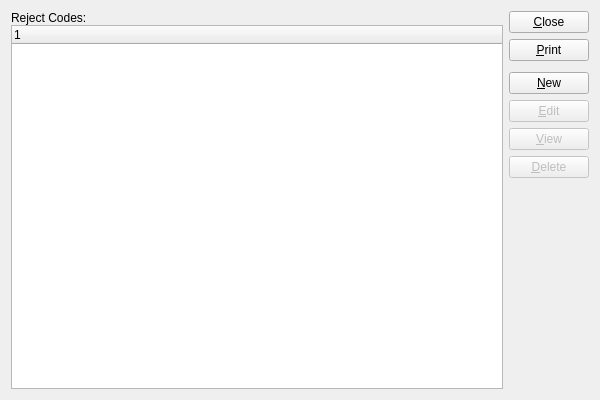
<?xml version="1.0" encoding="UTF-8"?>
<ui version="4.0">
 <comment>This file is part of the xTuple ERP: PostBooks Edition, a free and
open source Enterprise Resource Planning software suite,
Copyright (c) 1999-2019 by OpenMFG LLC, d/b/a xTuple.
It is licensed to you under the Common Public Attribution License
version 1.0, the full text of which (including xTuple-specific Exhibits)
is available at www.xtuple.com/CPAL.  By using this software, you agree
to be bound by its terms.</comment>
 <class>rejectCodes</class>
 <widget class="QWidget" name="rejectCodes">
  <property name="geometry">
   <rect>
    <x>0</x>
    <y>0</y>
    <width>600</width>
    <height>400</height>
   </rect>
  </property>
  <property name="windowTitle">
   <string>List Reject Codes</string>
  </property>
  <layout class="QGridLayout" name="gridLayout">
   <item row="0" column="0">
    <layout class="QVBoxLayout">
     <property name="spacing">
      <number>0</number>
     </property>
     <item>
      <widget class="QLabel" name="_rejectCodeLit">
       <property name="text">
        <string>Reject Codes:</string>
       </property>
      </widget>
     </item>
     <item>
      <widget class="XTreeWidget" name="_rjctcode"/>
     </item>
    </layout>
   </item>
   <item row="0" column="1">
    <layout class="QVBoxLayout" name="verticalLayout">
     <item>
      <widget class="QPushButton" name="_close">
       <property name="text">
        <string>&amp;Close</string>
       </property>
      </widget>
     </item>
     <item>
      <widget class="QPushButton" name="_print">
       <property name="text">
        <string>&amp;Print</string>
       </property>
      </widget>
     </item>
     <item>
      <spacer name="verticalSpacer">
       <property name="orientation">
        <enum>Qt::Vertical</enum>
       </property>
       <property name="sizeType">
        <enum>QSizePolicy::Preferred</enum>
       </property>
       <property name="sizeHint" stdset="0">
        <size>
         <width>20</width>
         <height>5</height>
        </size>
       </property>
      </spacer>
     </item>
     <item>
      <widget class="QPushButton" name="_new">
       <property name="text">
        <string>&amp;New</string>
       </property>
      </widget>
     </item>
     <item>
      <widget class="QPushButton" name="_edit">
       <property name="enabled">
        <bool>false</bool>
       </property>
       <property name="text">
        <string>&amp;Edit</string>
       </property>
      </widget>
     </item>
     <item>
      <widget class="QPushButton" name="_view">
       <property name="enabled">
        <bool>false</bool>
       </property>
       <property name="text">
        <string>&amp;View</string>
       </property>
      </widget>
     </item>
     <item>
      <widget class="QPushButton" name="_delete">
       <property name="enabled">
        <bool>false</bool>
       </property>
       <property name="text">
        <string>&amp;Delete</string>
       </property>
      </widget>
     </item>
     <item>
      <spacer name="Spacer34">
       <property name="orientation">
        <enum>Qt::Vertical</enum>
       </property>
       <property name="sizeType">
        <enum>QSizePolicy::Expanding</enum>
       </property>
       <property name="sizeHint" stdset="0">
        <size>
         <width>20</width>
         <height>20</height>
        </size>
       </property>
      </spacer>
     </item>
    </layout>
   </item>
  </layout>
 </widget>
 <layoutdefault spacing="6" margin="11"/>
 <customwidgets>
  <customwidget>
   <class>XTreeWidget</class>
   <extends>QTreeWidget</extends>
   <header>xtreewidget.h</header>
   <container>1</container>
  </customwidget>
 </customwidgets>
 <tabstops>
  <tabstop>_rjctcode</tabstop>
  <tabstop>_new</tabstop>
  <tabstop>_edit</tabstop>
  <tabstop>_view</tabstop>
  <tabstop>_delete</tabstop>
  <tabstop>_print</tabstop>
  <tabstop>_close</tabstop>
 </tabstops>
 <includes>
  <include location="global">parameter.h</include>
 </includes>
 <resources/>
 <connections>
  <connection>
   <sender>_rjctcode</sender>
   <signal>valid(bool)</signal>
   <receiver>_view</receiver>
   <slot>setEnabled(bool)</slot>
   <hints>
    <hint type="sourcelabel">
     <x>20</x>
     <y>20</y>
    </hint>
    <hint type="destinationlabel">
     <x>20</x>
     <y>20</y>
    </hint>
   </hints>
  </connection>
  <connection>
   <sender>_close</sender>
   <signal>clicked()</signal>
   <receiver>rejectCodes</receiver>
   <slot>close()</slot>
   <hints>
    <hint type="sourcelabel">
     <x>20</x>
     <y>20</y>
    </hint>
    <hint type="destinationlabel">
     <x>20</x>
     <y>20</y>
    </hint>
   </hints>
  </connection>
 </connections>
</ui>
